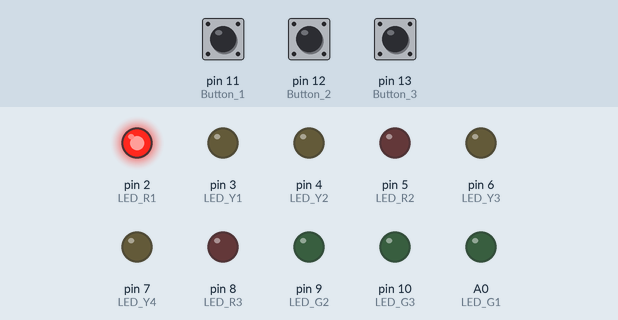
Simulated run of this sketch. Board: Arduino Uno, built with avr-gcc and run on an emulated ATmega328P. On the bench: output pins drawn as LEDs (lit = HIGH). The inputs (shaded band) are chosen by the test bench; at power-on: pin 12 (Button_2) LOW, pin 13 (Button_3) LOW, pin 11 (Button_1) LOW.

Above: at 1.2 s.
1.3 s: pin 12 (Button_2) pulled HIGH for 0.15 s
At 3.2 s:
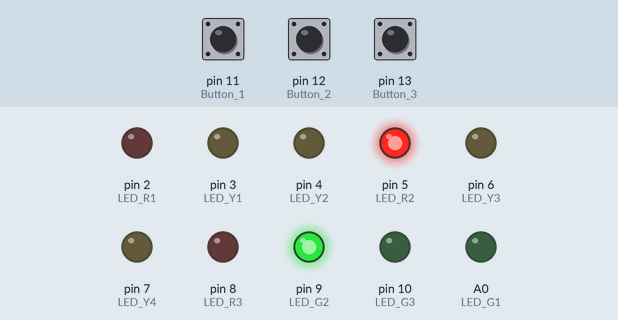
4.2 s: pin 13 (Button_3) pulled HIGH for 0.15 s
At 6.3 s:
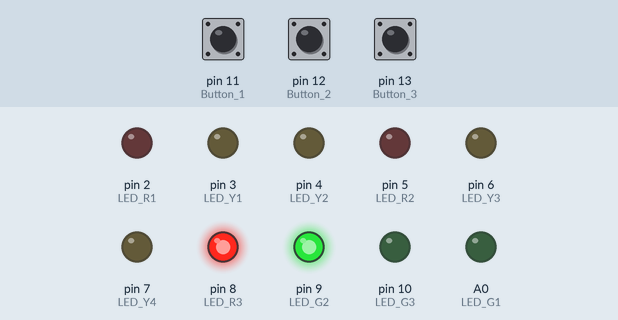
6.7 s: pin 11 (Button_1) pulled HIGH for 0.15 s
At 9.7 s:
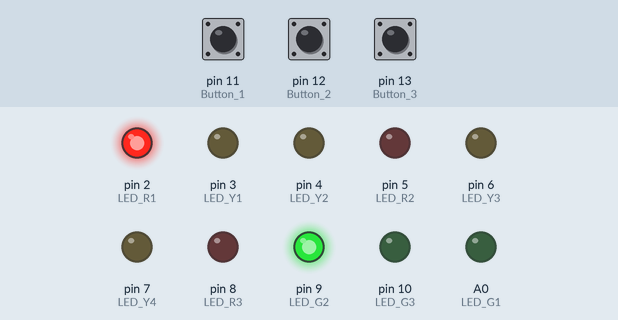
9.8 s: pin 12 (Button_2) pulled HIGH for 1 s
At 10.54 s:
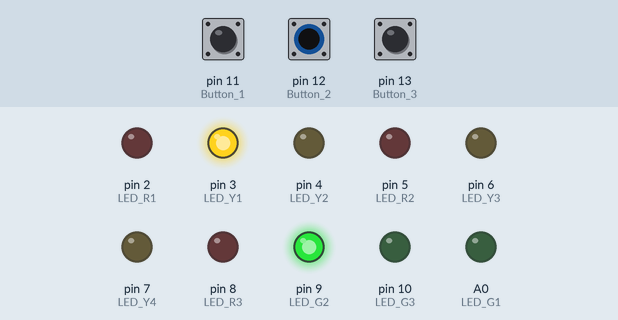
12.7 s: pin 11 (Button_1) pulled HIGH for 1 s
At 13.2 s:
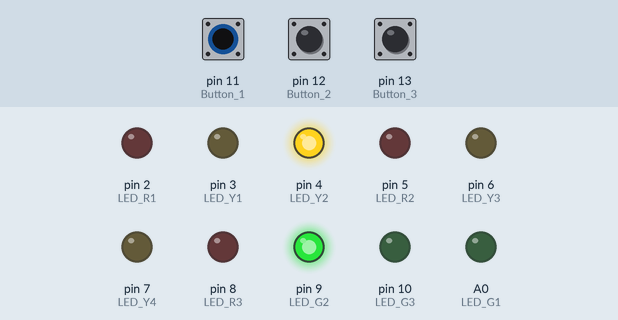
Timing chart, 0 to 15.7 s (numbered marks = the images above; inputs shaded):
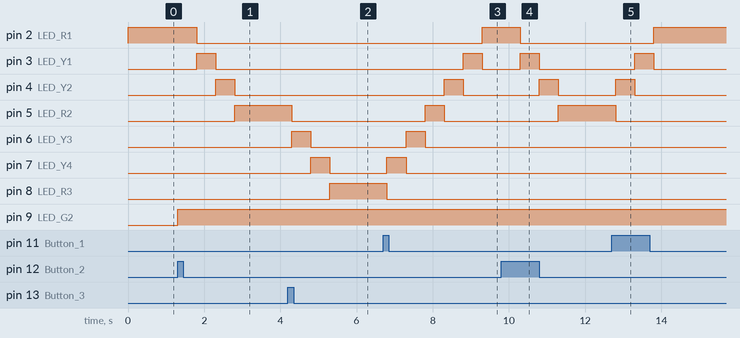

The sketch:

El.ino
```cpp
const int LED_R1 = 2;
const int LED_Y1 = 3;
const int LED_Y2 = 4;
const int LED_R2 = 5;
const int LED_Y3 = 6;
const int LED_Y4 = 7;
const int LED_R3 = 8;
const int LED_G1 = A0;
const int LED_G2 = 9;
const int LED_G3 = 10;
const int Button_1 = 11;
const int Button_2 = 12;
const int Button_3 = 13;
bool move_flag;
int current_floor;
int NEXT_floor;
unsigned long time_start;
unsigned long move_duration = 500;
unsigned long move_start_time;
// const int LED_list[7] = {2,3,4,5,6,7,8};
bool button1_pressed = false;
bool button2_pressed = false;
bool button3_pressed = false;

int buttonPress_1() {
  int press;
  int buttonState;
  static int prevButtonState = LOW;
  buttonState = digitalRead(Button_1);
  press = (buttonState == HIGH && prevButtonState == LOW);
  prevButtonState = buttonState;
  if (press) {
    button1_pressed = true;
  }
  return press;
}

int buttonPress_2() {
  int press;
  int buttonState;
  static int prevButtonState = LOW;
  buttonState = digitalRead(Button_2);
  press = (buttonState == HIGH && prevButtonState == LOW);
  prevButtonState = buttonState;
  if (press) {
    button2_pressed = true;
  }
  return press;
}

int buttonPress_3() {
  int press;
  int buttonState;
  static int prevButtonState = LOW;
  buttonState = digitalRead(Button_3);
  press = (buttonState == HIGH && prevButtonState == LOW);
  prevButtonState = buttonState;
  if (press) {
    button3_pressed = true;
  }
  return press;
}


void current_floor_LED()
{
  if (digitalRead(LED_R1) == HIGH)
  {
    current_floor = 2;
  }
  else if (digitalRead(LED_R2) == HIGH)
  {
    current_floor = 5;
  }
  else if (digitalRead(LED_R3) == HIGH)
  {
    current_floor = 8;
  }
}

void setDestination(int destination) {
  NEXT_floor = destination;
  move_start_time = millis();
  move_flag = true;
}

void move_floor(int current_floor, int NEXT_floor) {
  unsigned long move_start_time = millis();
  unsigned char j = current_floor;
  bool reached_destination = false;

  while (!reached_destination) {
    unsigned long current_time = millis();
    if (current_time - move_start_time >= move_duration) {
      digitalWrite(j, LOW);
      if (j < NEXT_floor) {
        j++;
      } else if (j > NEXT_floor) {
        j--;
      } else {
        reached_destination = true;
      }
      digitalWrite(j, HIGH);
      move_start_time = current_time;
    }


    if (digitalRead(Button_1) == HIGH) {
      NEXT_floor = 2;
    }
    if (digitalRead(Button_2) == HIGH) {
      NEXT_floor = 5;
    }
    if (digitalRead(Button_3) == HIGH) {
      NEXT_floor = 8;
    }
    if (reached_destination) {
      current_floor = j;
      reached_destination = false;
    }

  }

  digitalWrite(j, LOW);

}
void setup()
{
  Serial.begin(9600);
  pinMode(LED_R1, OUTPUT);
  pinMode(LED_Y1, OUTPUT);
  pinMode(LED_Y2, OUTPUT);
  pinMode(LED_R2, OUTPUT);
  pinMode(LED_Y3, OUTPUT);
  pinMode(LED_Y4, OUTPUT);
  pinMode(LED_R3, OUTPUT);
  pinMode(LED_G1, OUTPUT);
  pinMode(LED_G2, OUTPUT);
  pinMode(LED_G3, OUTPUT);
  pinMode(Button_1, INPUT);
  pinMode(Button_2, INPUT);
  pinMode(Button_3, INPUT);
  move_flag = false;
  digitalWrite(LED_R1, HIGH);
  current_floor = 2;
}

void loop()
{
  if (buttonPress_1() == true)
  {
    analogWrite(LED_G1, 255);
    current_floor_LED();
    NEXT_floor = 2;
    move_floor(current_floor, NEXT_floor);
    analogWrite(LED_G1, 0);
    move_flag = false;
  }

  if (buttonPress_2() == true)
  {
    analogWrite(LED_G2, 255);
    current_floor_LED();
    NEXT_floor = 5;
    move_floor(current_floor, NEXT_floor);
    analogWrite(LED_G2, 0);
    move_flag = false;
  }

  if (buttonPress_3() == true)
  {
    analogWrite(LED_G3, 255);
    current_floor_LED();
    NEXT_floor = 8;
    move_floor(current_floor, NEXT_floor);
    analogWrite(LED_G3, 0);
    move_flag = false;
  }

  if (move_flag) {
    move_floor(current_floor, NEXT_floor);
    move_flag = false;
  }


}
```

Measured:
- after the input at 1.3 s, pin 2 (LED_R1): HIGH → LOW after 0.50 s; pin 3 (LED_Y1): LOW → HIGH after 0.50 s, → LOW 0.50 s later; pin 4 (LED_Y2): LOW → HIGH after 1.0 s, → LOW 0.50 s later; pin 5 (LED_R2): LOW → HIGH after 1.5 s; pin 9 (LED_G2): LOW → HIGH at once
- after the input at 4.2 s, pin 5 (LED_R2): HIGH → LOW after 0.10 s; pin 6 (LED_Y3): LOW → HIGH after 0.10 s, → LOW 0.50 s later; pin 7 (LED_Y4): LOW → HIGH after 0.60 s, → LOW 0.50 s later; pin 8 (LED_R3): LOW → HIGH after 1.1 s
- after the input at 6.7 s, pin 2 (LED_R1): LOW → HIGH after 2.6 s; pin 3 (LED_Y1): LOW → HIGH after 2.1 s, → LOW 0.50 s later; pin 4 (LED_Y2): LOW → HIGH after 1.6 s, → LOW 0.50 s later; pin 5 (LED_R2): LOW → HIGH after 1.1 s, → LOW 0.50 s later; pin 6 (LED_Y3): LOW → HIGH after 0.60 s, → LOW 0.50 s later
- after the input at 9.8 s, pin 2 (LED_R1): HIGH → LOW after 0.50 s; pin 3 (LED_Y1): LOW → HIGH after 0.50 s, → LOW 0.50 s later; pin 4 (LED_Y2): LOW → HIGH after 1.0 s, → LOW 0.50 s later; pin 5 (LED_R2): LOW → HIGH after 1.5 s
- after the input at 12.7 s, pin 2 (LED_R1): LOW → HIGH after 1.1 s; pin 3 (LED_Y1): LOW → HIGH after 0.60 s, → LOW 0.50 s later; pin 4 (LED_Y2): LOW → HIGH after 0.10 s, → LOW 0.50 s later; pin 5 (LED_R2): HIGH → LOW after 0.10 s
